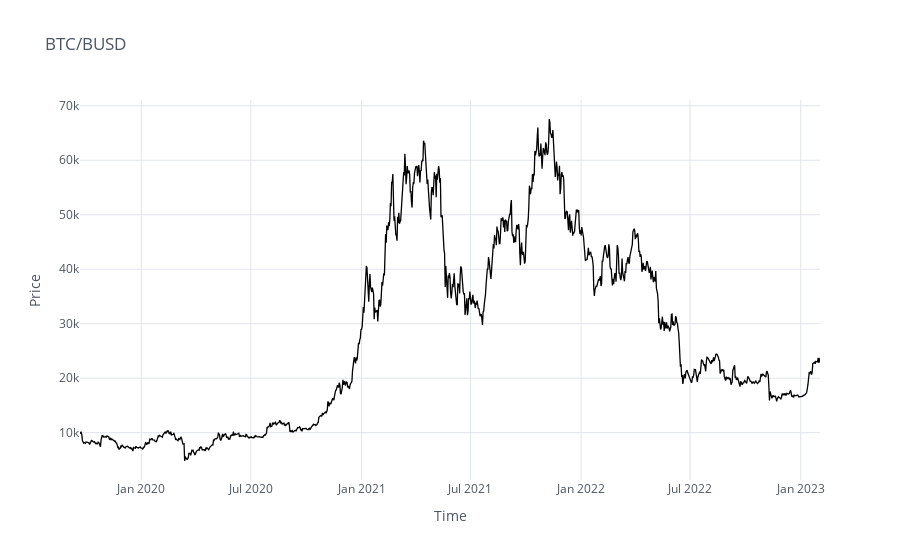
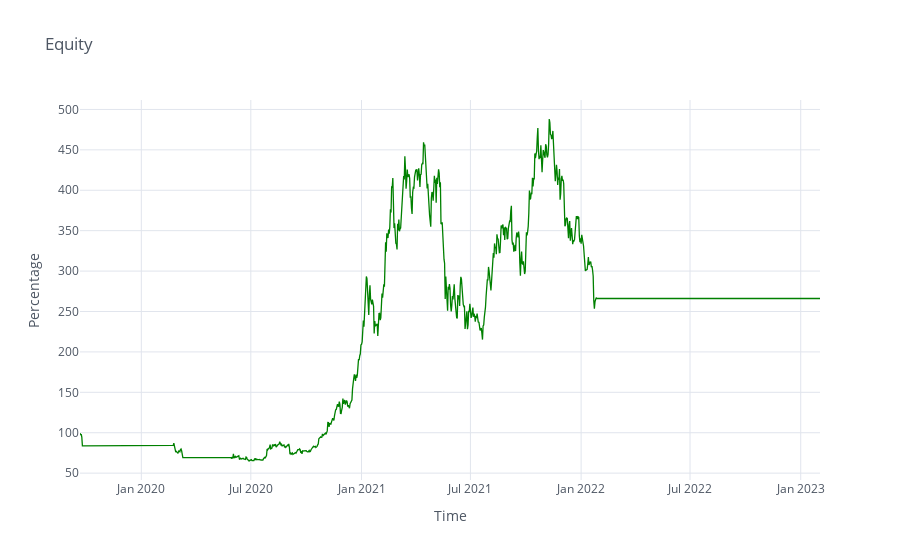

Notebook code for these charts, in order:
### Code cell
cf.go_offline() # will make cufflinks offline
cf.set_config_file(offline = False, world_readable = True)
data.Close.iplot(kind = "line", color = "black", theme = "white", title = "BTC/BUSD", xTitle = "Time", yTitle = "Price")
data.Strategy_Equity.iplot(kind = "line", color = "green", theme = "white", title = "Equity", xTitle = "Time", yTitle = "Percentage")

### Figure 1 — Plotly figure (JSON) as saved in the notebook; plotly's stock layout.template omitted (floating-point values rounded to 4 significant figures; data arrays with more than 128 entries replaced by an {"elided": "..."} marker saying what was removed)
{"data": [{"line": {"color": "rgba(0, 0, 0, 1)", "dash": "solid", "shape": "linear", "width": 1.3}, "mode": "lines", "name": "Close", "text": "", "type": "scatter", "x": {"elided": "1231 str values"}, "y": {"elided": "1231 float values"}}], "layout": {"autosize": true, "legend": {"bgcolor": "#FFFFFF", "font": {"color": "#4D5663"}}, "paper_bgcolor": "#FFFFFF", "plot_bgcolor": "#FFFFFF", "title": {"font": {"color": "#4D5663"}, "text": "BTC/BUSD"}, "xaxis": {"autorange": true, "gridcolor": "#E1E5ED", "range": ["2019-09-21 02:00", "2023-02-02 01:00"], "showgrid": true, "tickfont": {"color": "#4D5663"}, "title": {"font": {"color": "#4D5663"}, "text": "Time"}, "type": "date", "zerolinecolor": "#E1E5ED"}, "yaxis": {"autorange": true, "gridcolor": "#E1E5ED", "range": [1313.0, 71060.0], "showgrid": true, "tickfont": {"color": "#4D5663"}, "title": {"font": {"color": "#4D5663"}, "text": "Price"}, "type": "linear", "zerolinecolor": "#E1E5ED"}}}

### Figure 2 — Plotly figure (JSON) as saved in the notebook; plotly's stock layout.template omitted (floating-point values rounded to 4 significant figures; data arrays with more than 128 entries replaced by an {"elided": "..."} marker saying what was removed)
{"data": [{"line": {"color": "rgba(0, 128, 0, 1.0)", "dash": "solid", "shape": "linear", "width": 1.3}, "mode": "lines", "name": "Strategy_Equity", "text": "", "type": "scatter", "x": {"elided": "1231 str values"}, "y": {"elided": "1231 float values"}}], "layout": {"autosize": true, "legend": {"bgcolor": "#FFFFFF", "font": {"color": "#4D5663"}}, "paper_bgcolor": "#FFFFFF", "plot_bgcolor": "#FFFFFF", "title": {"font": {"color": "#4D5663"}, "text": "Equity"}, "xaxis": {"autorange": true, "gridcolor": "#E1E5ED", "range": ["2019-09-21 02:00", "2023-02-02 01:00"], "showgrid": true, "tickfont": {"color": "#4D5663"}, "title": {"font": {"color": "#4D5663"}, "text": "Time"}, "type": "date", "zerolinecolor": "#E1E5ED"}, "yaxis": {"autorange": true, "gridcolor": "#E1E5ED", "range": [41.53, 511.7], "showgrid": true, "tickfont": {"color": "#4D5663"}, "title": {"font": {"color": "#4D5663"}, "text": "Percentage"}, "type": "linear", "zerolinecolor": "#E1E5ED"}}}
